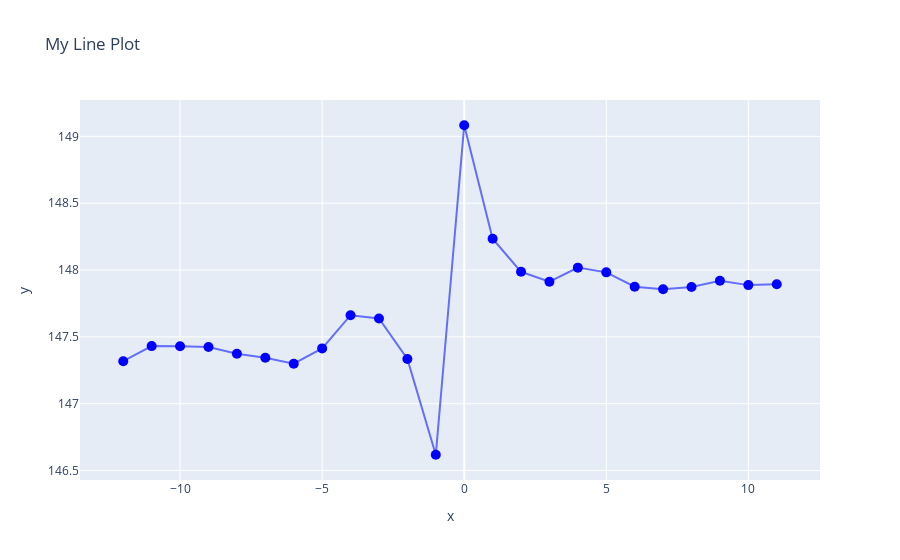

This figure's notebook cell:
### Code cell
# import plotly.express as px

# # Create a line plot
# fig = px.line(x=range(-window_size, window_size), y=averaged_window, title='My Line Plot', markers=True)
# fig.update_traces(marker=dict(size=10, color='Blue', symbol='circle'))

# # Show the plot
# fig.show()

### Figure 1 — Plotly figure (JSON) as saved in the notebook; plotly's stock layout.template omitted (floating-point values rounded to 4 significant figures)
{"data": [{"hovertemplate": "x=%{x}<br>y=%{y}<extra></extra>", "legendgroup": "", "line": {"color": "#636efa", "dash": "solid"}, "marker": {"color": "Blue", "size": 10, "symbol": "circle"}, "mode": "lines+markers", "name": "", "orientation": "v", "showlegend": false, "type": "scatter", "x": [-12, -11, -10, -9, -8, -7, -6, -5, -4, -3, -2, -1, 0, 1, 2, 3, 4, 5, 6, 7, 8, 9, 10, 11], "xaxis": "x", "y": [147.3, 147.4, 147.4, 147.4, 147.4, 147.3, 147.3, 147.4, 147.7, 147.6, 147.3, 146.6, 149.1, 148.2, 148.0, 147.9, 148.0, 148.0, 147.9, 147.9, 147.9, 147.9, 147.9, 147.9], "yaxis": "y"}], "layout": {"legend": {"tracegroupgap": 0}, "title": {"text": "My Line Plot"}, "xaxis": {"anchor": "y", "domain": [0, 1], "title": {"text": "x"}}, "yaxis": {"anchor": "x", "domain": [0, 1], "title": {"text": "y"}}}}
